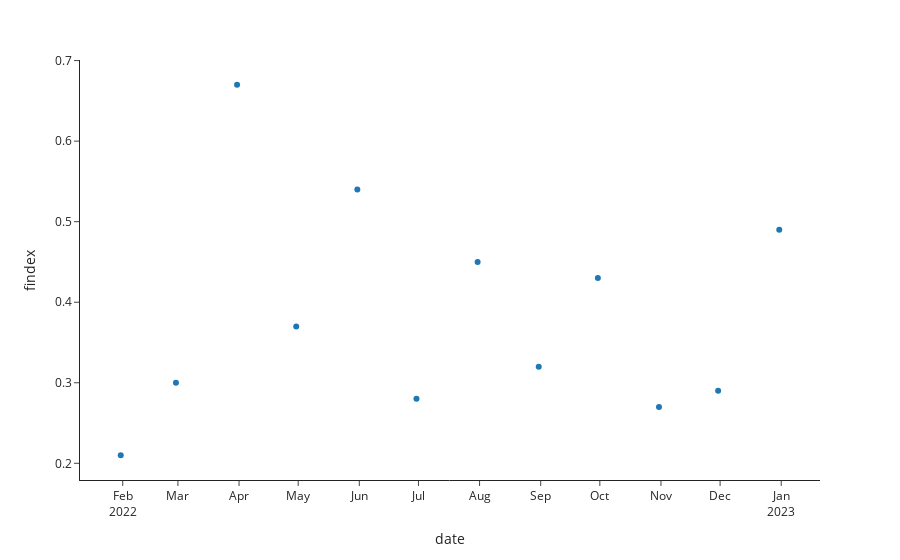

Notebook source saved alongside this figure:
### Code cell
plot_timeseries(mon_agg_df)

### Figure 1 — Plotly figure (JSON) as saved in the notebook; plotly's stock layout.template omitted (floating-point values rounded to 4 significant figures)
{"data": [{"hovertemplate": "date=%{x}<br>findex=%{y}<extra></extra>", "legendgroup": "", "marker": {"color": "#1F77B4", "symbol": "circle"}, "mode": "markers", "name": "", "orientation": "v", "showlegend": false, "type": "scatter", "x": ["2022-01-31T00:00:00", "2022-02-28T00:00:00", "2022-03-31T00:00:00", "2022-04-30T00:00:00", "2022-05-31T00:00:00", "2022-06-30T00:00:00", "2022-07-31T00:00:00", "2022-08-31T00:00:00", "2022-09-30T00:00:00", "2022-10-31T00:00:00", "2022-11-30T00:00:00", "2022-12-31T00:00:00"], "xaxis": "x", "y": [0.21, 0.3, 0.67, 0.37, 0.54, 0.28, 0.45, 0.32, 0.43, 0.27, 0.29, 0.49], "yaxis": "y"}], "layout": {"autosize": true, "legend": {"tracegroupgap": 0}, "margin": {"t": 60}, "xaxis": {"anchor": "y", "autorange": true, "domain": [0, 1], "dtick": "M1", "range": ["2022-01-11 06:32:42.3137", "2023-01-19 17:27:17.6863"], "tickformat": "%b\n%Y", "title": {"text": "date"}, "type": "date"}, "yaxis": {"anchor": "x", "autorange": true, "domain": [0, 1], "range": [0.1744, 0.7056], "title": {"text": "findex"}, "type": "linear"}}}
